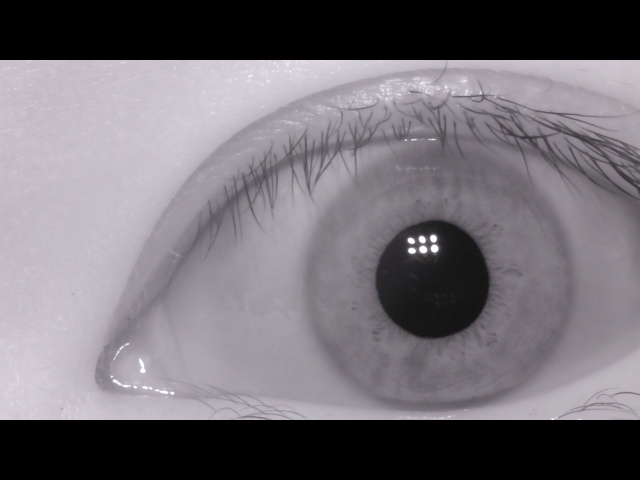
#> input picture photo/3/L/1.jpeg, 640 x 480 px, found by its file name
$ python Normalize.py
#> lines starting #> are read from the running program, lines starting #| are printed output that depends on the picture; after the words box and inside, x2 and y2 are one past the last pixel; in counts of white or black regions, pixels touching at a corner belong together
### IOCircle.py
"""
 作者：pengmenghao
 日期：2021年7月13日
 """
import cv2
import matplotlib.pyplot as plt
from function.innerCircle import innerCircle
from function.outerCircle import outerCircle
from function.visualization import displayCircle

img_path = './photo/5/L/1.jpeg'
img = cv2.imread(img_path, 0)
#> img: shape (480, 640); min 0, max 255, mean 113.1
inner = innerCircle(img)
#> in innerCircle, `ret, img = cv2.threshold(img, 50, 255, cv2.THRESH_BINARY)`:
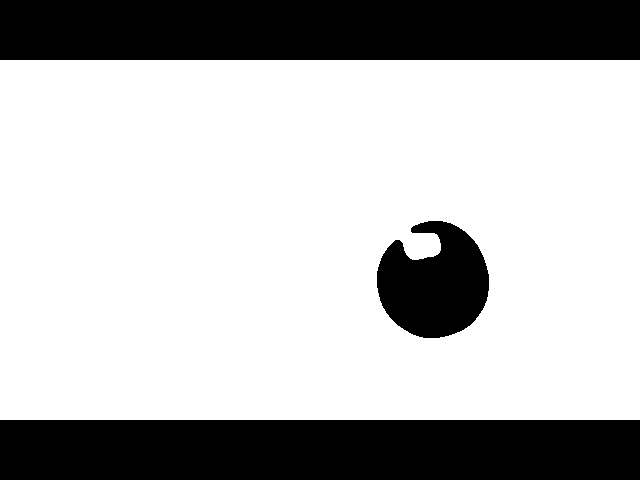
#> img: shape (480, 640); 72% white; 3 black regions, box (x1, y1, x2, y2) and area: (0, 0, 640, 60) 38400, (0, 420, 640, 480) 38400, (377, 221, 489, 338) 9284
#> in innerCircle, `circles = cv2.HoughCircles(img, cv2.HOUGH_GRADIENT, 2, 5, param1=110, ..`: circles = 73 rows, first 8: [429, 279, 58.4], [419, 283, 68.8], [433, 285, 53.4], [437, 277, 61.4], [435, 269, 48.2], [423, 279, 48], [409, 287, 79.4], [443, 275, 67.6]
#> in innerCircle, `circles = np.int16(np.around(circles))`: circles = 73 rows, first 8: [429, 279, 58], [419, 283, 69], [433, 285, 53], [437, 277, 61], [435, 269, 48], [423, 279, 48], [409, 287, 79], [443, 275, 68]
#> inner = [429, 279, 61]
outer = outerCircle(img, inner)
#> in outerCircle, `clip_img = img[(inner[1] - inner[2]): (inner[1] + inner[2]), :]`:
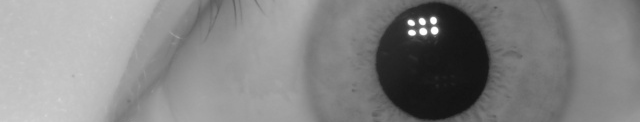
#> clip_img: shape (122, 640); min 18, max 255, mean 132.3
#> in outerCircle, `clip_img = cv2.equalizeHist(clip_img)`:
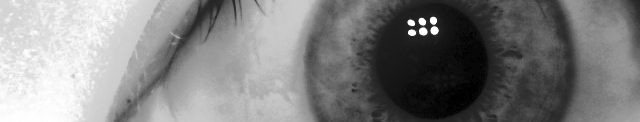
#> clip_img: shape (122, 640); min 0, max 255, mean 128.9
#> in outerCircle, `circles = cv2.HoughCircles(clip_img, cv2.HOUGH_GRADIENT, 2, 5, param1=..`: circles = 480 rows, first 8: [447, 65, 128], [325, 113, 173], [439, 67, 136.4], [433, 67, 129.6], [309, 119, 189.8], [335, 115, 182.6], [331, 111, 166.8], [247, 103, 125.8]
#> in outerCircle, `circles = np.int16(np.around(circles))`: circles = 480 rows, first 8: [447, 65, 128], [325, 113, 173], [439, 67, 136], [433, 67, 130], [309, 119, 190], [335, 115, 183], [331, 111, 167], [247, 103, 126]
#> in outerCircle, `distance = np.zeros(len(circles[0]))`: distance = 480 values from 0 to 0
#> the loop in outerCircle, `for index, value in enumerate(circles[0, :]):` made 480 passes
#> value on passes 1 to 3: [447, 283, 128], [325, 331, 173], [439, 285, 136]
#> after the loop in outerCircle, `for index, value in enumerate(circles[0, :]):`: distance = 480 values, max 423.2 at index 450, min 5.66 at index 149, mean 104.6
#> in outerCircle, `best_fit = circles[0][np.argmin(distance)]`: best_fit = [425, 275, 123]
#> outer = [425, 275, 123]
cimg = displayCircle(img, outer[0], outer[1], outer[2], inner[0], inner[1], inner[2])
#> in displayCircle, `cv2.circle(cimg, (outer_x, outer_y), outer_r, (0, 255, 0), 1)`:
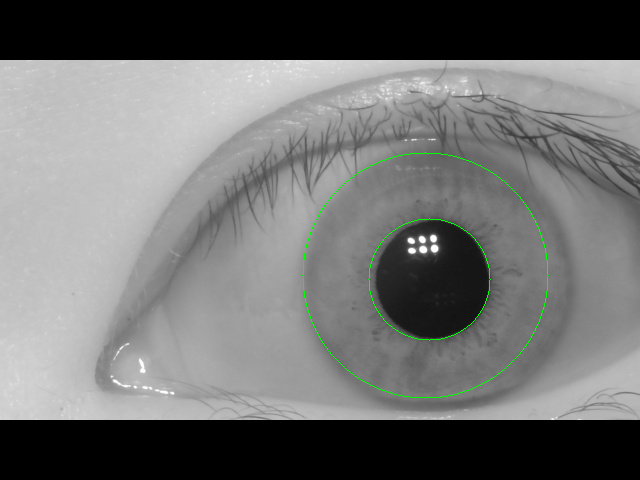
#> cimg: shape (480, 640, 3); mean B, G, R 112.8, 113.6, 112.8
#> in displayCircle, `cv2.circle(cimg, (inner_x, inner_y), 2, (0, 0, 255), 3)`: cimg: shape (480, 640, 3); 0.01% of pixels changed, all inside (x1, y1, x2, y2) = (425, 275, 434, 284)
#> in displayCircle, `cv2.circle(cimg, (outer_x, outer_y), 2, (0, 0, 255), 3)`: cimg: shape (480, 640, 3); mean B, G, R 112.8, 113.6, 112.8
plt.imshow(cimg)
plt.show()

### function/innerCircle.py
import numpy as np
import cv2


def innerCircle(img):
    """
    内圆检测
    :param img: cv2.imread() numpy.ndarrdy
    :return: 瞳孔霍夫圆参数 numpy.ndarray [x, y, r]
    """

    img = cv2.medianBlur(img, 11)
    ret, img = cv2.threshold(img, 50, 255, cv2.THRESH_BINARY)

    # [6 lines of commented-out code are left out]

    circles = cv2.HoughCircles(img, cv2.HOUGH_GRADIENT, 2, 5,
                               param1=110, param2=20, minRadius=20, maxRadius=130)
    circles = np.int16(np.around(circles))
    circles[0, :, 2] += 3

    return circles[0][0]

### function/outerCircle.py
import numpy as np
import cv2


def outerCircle(img, inner):
    """
    外圆检测，需要先进行内圆检测
    :param img: cv2.imread() numpy.ndarrdy
    :param inner: 调用innerCircle()的返回值，瞳孔霍夫圆参数 numpy.ndarray [x, y, r]
    :return: 虹膜外边缘霍夫圆参数 numpy.ndarray [x, y, r]
    """

    clip_img = img[(inner[1] - inner[2]): (inner[1] + inner[2]), :]
    clip_img = cv2.equalizeHist(clip_img)
    clip_img = cv2.GaussianBlur(clip_img, (9, 9), 0)
    clip_img = cv2.medianBlur(clip_img, 9)

    # 参数minRadius2.0和maxRadius4可根据内外圆半径比值大小进行调节
    # TODO：在界面中设置滑块，实时调节内外圆半径比值参数
    circles = cv2.HoughCircles(clip_img, cv2.HOUGH_GRADIENT, 2, 5,
                               param1=30, param2=20, minRadius=int(inner[2] * 2.0), maxRadius=int(inner[2] * 4))
    circles = np.int16(np.around(circles))
    circles[0, :, 1] += inner[1] - inner[2]

    distance = np.zeros(len(circles[0]))
    for index, value in enumerate(circles[0, :]):
        distance[index] = np.linalg.norm(np.array((inner[0], inner[1])) - np.array((value[0], value[1])))
    best_fit = circles[0][np.argmin(distance)]
    return best_fit

### function/visualization.py
import cv2


def displayCircle(img, outer_x, outer_y, outer_r, inner_x, inner_y, inner_r):
    cimg = cv2.cvtColor(img, cv2.COLOR_GRAY2BGR)
    cv2.circle(cimg, (inner_x, inner_y), inner_r, (0, 255, 0), 1)
    cv2.circle(cimg, (outer_x, outer_y), outer_r, (0, 255, 0), 1)
    cv2.circle(cimg, (inner_x, inner_y), 2, (0, 0, 255), 3)
    cv2.circle(cimg, (outer_x, outer_y), 2, (0, 0, 255), 3)
    # cv2.imshow('detected circles', cimg)
    # cv2.waitKey(0)
    # cv2.destroyAllWindows()
    return cimg

### function/normalize.py
import numpy as np


def normalize(image, x_iris, y_iris, r_iris, x_pupil, y_pupil, r_pupil,
              radpixels, angulardiv):
    """
    Description:
        Normalize iris region by unwraping the circular region into a rectangular
        block of constant dimensions.
    Input:
        image		- Input iris image.
        x_iris		- x-coordinate of the circle defining the iris boundary.
        y_iris		- y-coordinate of the circle defining the iris boundary.
        r_iris		- Radius of the circle defining the iris boundary.
        x_pupil		- x-coordinate of the circle defining the pupil boundary.
        y_pupil		- y-coordinate of the circle defining the pupil boundary.
        r_pupil		- Radius of the circle defining the pupil boundary.
        radpixels	- Radial resolution (vertical dimension).
        angulardiv	- Angular resolution (horizontal dimension).
    Output:
        polar_array	- Normalized form of the iris region.
        polar_noise	- Normalized form of the noise region.
    """
    radiuspixels = radpixels + 2
    angledivisions = angulardiv - 1

    r = np.arange(radiuspixels)
    theta = np.linspace(0, 2 * np.pi, angledivisions + 1)

    # Calculate displacement of pupil center from the iris center
    ox = x_pupil - x_iris
    oy = y_pupil - y_iris

    if ox <= 0:
        sgn = -1
    elif ox > 0:
        sgn = 1

    if ox == 0 and oy > 0:
        sgn = 1

    a = np.ones(angledivisions + 1) * (ox ** 2 + oy ** 2)

    # Need to do something for ox = 0
    if ox == 0:
        phi = np.pi / 2
    else:
        phi = np.arctan(oy / ox)

    b = sgn * np.cos(np.pi - phi - theta)

    # Calculate radius around the iris as a function of the angle
    r = np.sqrt(a) * b + np.sqrt(a * b ** 2 - (a - r_iris ** 2))
    r = np.array([r - r_pupil])

    rmat = np.dot(np.ones([radiuspixels, 1]), r)

    rmat = rmat * np.dot(np.ones([angledivisions + 1, 1]),
                         np.array([np.linspace(0, 1, radiuspixels)])).transpose()
    rmat = rmat + r_pupil

    # Exclude values at the boundary of the pupil iris border, and the iris scelra border
    # as these may not correspond to areas in the iris region and will introduce noise.
    # ie don't take the outside rings as iris data.
    rmat = rmat[1: radiuspixels - 1, :]

    # Calculate cartesian location of each data point around the circular iris region
    xcosmat = np.dot(np.ones([radiuspixels - 2, 1]), np.array([np.cos(theta)]))
    xsinmat = np.dot(np.ones([radiuspixels - 2, 1]), np.array([np.sin(theta)]))

    xo = rmat * xcosmat
    yo = rmat * xsinmat

    xo = x_pupil + xo
    xo = np.round(xo).astype(int)
    coords = np.where(xo >= image.shape[1])
    xo[coords] = image.shape[1] - 1
    coords = np.where(xo < 0)
    xo[coords] = 0

    yo = y_pupil - yo
    yo = np.round(yo).astype(int)
    coords = np.where(yo >= image.shape[0])
    yo[coords] = image.shape[0] - 1
    coords = np.where(yo < 0)
    yo[coords] = 0

    # [6 lines of commented-out code are left out]

    polar_array = image[yo, xo]
    polar_array = polar_array / 255

    # Create noise array with location of NaNs in polar_array
    polar_noise = np.zeros(polar_array.shape)
    coords = np.where(np.isnan(polar_array))
    polar_noise[coords] = 1

    # Get rid of outling points in order to write out the circular pattern
    image[yo, xo] = 255

    # Get pixel coords for circle around iris
    x, y = circlecoords([x_iris, y_iris], r_iris, image.shape)
    image[y, x] = 255

    # Get pixel coords for circle around pupil
    xp, yp = circlecoords([x_pupil, y_pupil], r_pupil, image.shape)
    image[yp, xp] = 255

    # Replace NaNs before performing feature encoding
    coords = np.where((np.isnan(polar_array)))
    polar_array2 = polar_array
    polar_array2[coords] = 0.5
    avg = np.sum(polar_array2) / (polar_array.shape[0] * polar_array.shape[1])
    polar_array[coords] = avg

    return polar_array, polar_noise.astype(bool)


def circlecoords(c, r, imgsize, nsides=600):
    """
    Description:
        Find the coordinates of a circle based on its centre and radius.
    Input:
        c   	- Centre of the circle.
        r  		- Radius of the circle.
        imgsize - Size of the image that the circle will be plotted onto.
        nsides 	- Number of sides of the convex-hull bodering the circle
                  (default as 600).
    Output:
        x,y     - Circle coordinates.
    """
    a = np.linspace(0, 2 * np.pi, 2 * nsides + 1)
    xd = np.round(r * np.cos(a) + c[0])
    yd = np.round(r * np.sin(a) + c[1])

    #  Get rid of values larger than image
    xd2 = xd
    coords = np.where(xd >= imgsize[1])
    xd2[coords[0]] = imgsize[1] - 1
    coords = np.where(xd < 0)
    xd2[coords[0]] = 0

    yd2 = yd
    coords = np.where(yd >= imgsize[0])
    yd2[coords[0]] = imgsize[0] - 1
    coords = np.where(yd < 0)
    yd2[coords[0]] = 0

    x = np.round(xd2).astype(int)
    y = np.round(yd2).astype(int)
    return x, y

### Normalize.py
"""
 作者：pengmenghao
 日期：2021年7月13日
 """
from IOCircle import outer, inner
from function.normalize import normalize
import cv2
import matplotlib.pyplot as plt


# 成比例调节
height = 40
width = 512

img_path = './photo/5/L/1.jpeg'
img = cv2.imread(img_path, 0)
polar_array, polar_noise = normalize(img, outer[0], outer[1], outer[2], inner[0], inner[1], inner[2], height, width)
#> in normalize, `ox = x_pupil - x_iris`: ox = 4
#> in normalize, `a = np.ones(angledivisions + 1) * (ox ** 2 + oy ** 2)`: a = 512 values from 32 to 32
#> in normalize, `phi = np.arctan(oy / ox)`: phi = 0.785
#> in normalize, `b = sgn * np.cos(np.pi - phi - theta)`: b = 512 values, max 1 at index 192, min -1 at index 447, mean -0.00138
#> in normalize, `r = np.sqrt(a) * b + np.sqrt(a * b ** 2 - (a - r_iris ** 2))`: r = 512 values, max 128.7 at index 192, min 117.3 at index 447, mean 122.9
#> in normalize, `yo = rmat * xsinmat`:
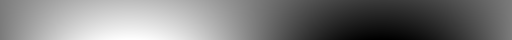
#> yo: shape (40, 512) float64; min -117.6, max 125.4, mean 1; drawn with min black and max white
#> in normalize, `coords = np.where(xo >= image.shape[1])`: coords = (empty array, empty array)
#> in normalize, `image[yo, xo] = 255`:
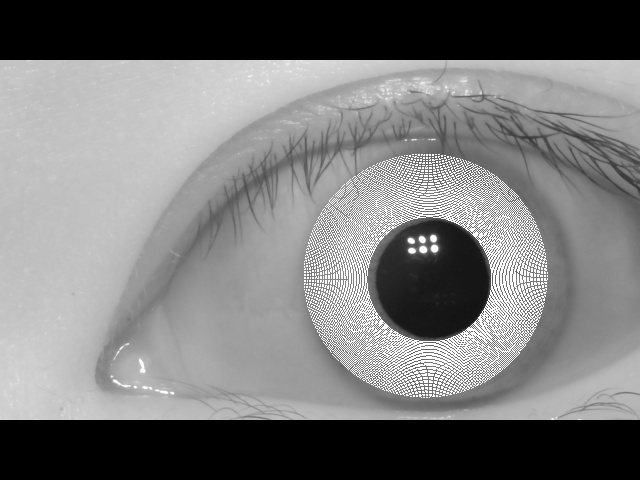
#> image: shape (480, 640); min 0, max 255, mean 121.9
#> in circlecoords, `xd = np.round(r * np.cos(a) + c[0])`: xd = 1201 values, max 548 at index 0, min 302 at index 583, mean 425.1
#> in circlecoords, `yd = np.round(r * np.sin(a) + c[1])`: yd = 1201 values, max 398 at index 283, min 152 at index 883, mean 275
#> in circlecoords, `xd2 = xd`: xd2 has the same summary as xd
#> in circlecoords, `coords = np.where(xd >= imgsize[1])`: coords = (empty array,)
#> in circlecoords, `yd2 = yd`: yd2 has the same summary as yd
#> in circlecoords, `x = np.round(xd2).astype(int)`: x has the same summary as xd
#> in circlecoords, `y = np.round(yd2).astype(int)`: y has the same summary as yd
#> in normalize, `x, y = circlecoords([x_iris, y_iris], r_iris, image.shape)`: x has the same summary as xd in circlecoords; y has the same summary as yd in circlecoords
#> in normalize, `xp, yp = circlecoords([x_pupil, y_pupil], r_pupil, image.shape)`: xp = 1201 values, max 490 at index 0, min 368 at index 576, mean 429; yp = 1201 values, max 340 at index 276, min 218 at index 876, mean 279
#> in normalize, `image[yp, xp] = 255`:
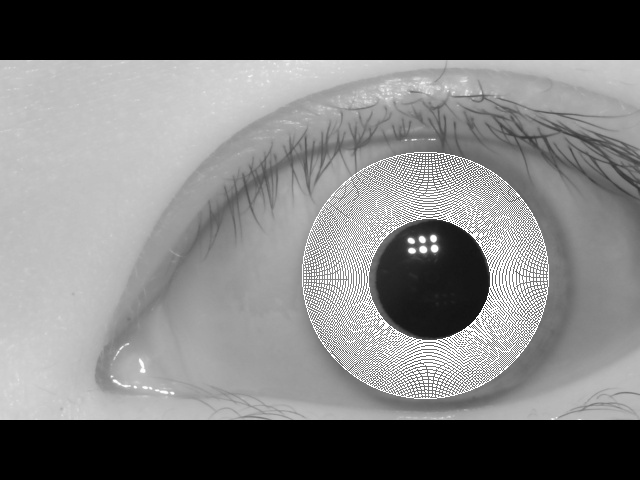
#> image: shape (480, 640); min 0, max 255, mean 122.5
#> in normalize, `avg = np.sum(polar_array2) / (polar_array.shape[0] * polar_array.shape..`: avg = 0.46
#> polar_noise: shape (40, 512) bool; every value is 0
plt.imshow(polar_array, cmap='gray')
plt.show()

$ run again, with photo/3/L/8.jpeg copied over photo/3/L/1.jpeg
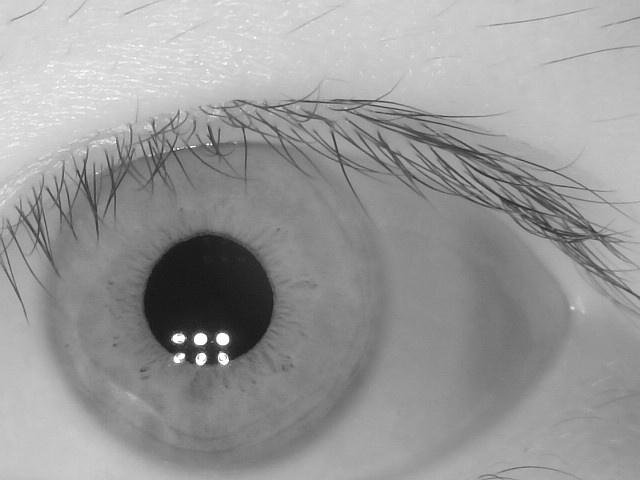
#> input picture photo/3/L/8.jpeg, 640 x 480 px, found by its file name
#> img is the input picture: shape (480, 640); min 21, max 255, mean 153.2
#> in innerCircle, `ret, img = cv2.threshold(img, 50, 255, cv2.THRESH_BINARY)`:
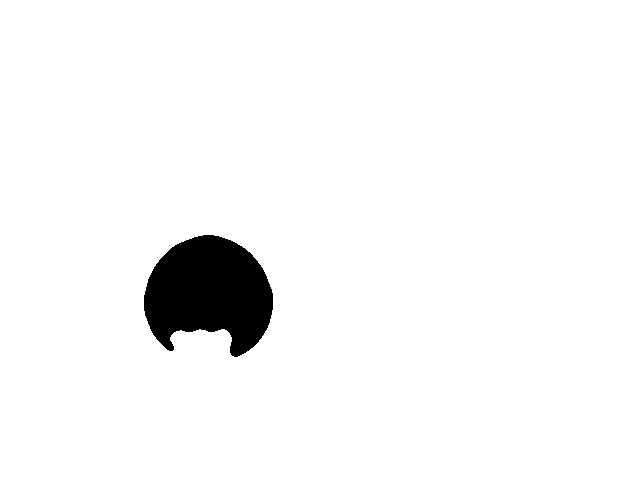
#> img: shape (480, 640); 96.4% white; 1 black region, box (x1, y1, x2, y2) and area: (144, 235, 273, 357) 11067
#> in innerCircle, `circles = cv2.HoughCircles(img, cv2.HOUGH_GRADIENT, 2, 5, param1=110, ..`: circles = 74 rows, first 8: [205, 301, 66.6], [201, 305, 71.2], [211, 301, 60.8], [217, 307, 74.6], [209, 295, 59.2], [195, 311, 79.6], [207, 287, 52.6], [217, 313, 79.4]
#> in innerCircle, `circles = np.int16(np.around(circles))`: circles = 74 rows, first 8: [205, 301, 67], [201, 305, 71], [211, 301, 61], [217, 307, 75], [209, 295, 59], [195, 311, 80], [207, 287, 53], [217, 313, 79]
#> inner = [205, 301, 70]
#> in outerCircle, `circles = cv2.HoughCircles(clip_img, cv2.HOUGH_GRADIENT, 2, 5, param1=..`: circles = 1042 rows, first 8: [207, 47, 156.2], [435, 133, 147], [439, 129, 141.2], [169, 5, 165.2], [211, 133, 141.8], [429, 131, 150.6], [159, 13, 153], [433, 139, 151.8]
#> in outerCircle, `circles = np.int16(np.around(circles))`: circles = 1042 rows, first 8: [207, 47, 156], [435, 133, 147], [439, 129, 141], [169, 5, 165], [211, 133, 142], [429, 131, 151], [159, 13, 153], [433, 139, 152]
#> in outerCircle, `distance = np.zeros(len(circles[0]))`: distance = 1042 values from 0 to 0
#> the loop in outerCircle, `for index, value in enumerate(circles[0, :]):` made 1042 passes
#> value on passes 1 to 3: [207, 278, 156], [435, 364, 147], [439, 360, 141]
#> after the loop in outerCircle, `for index, value in enumerate(circles[0, :]):`: distance = 1042 values, max 438.3 at index 933, min 2.24 at index 18, mean 159.4
#> best_fit = [207, 300, 161]
#> ox = -2
#> oy = 1
#> a = 512 values from 5 to 5
#> phi = -0.464
#> b = 512 values, max 1 at index 38, min -1 at index 293, mean 0.00175
#> r = 512 values, max 163.2 at index 38, min 158.8 at index 293, mean 161
#> in normalize, `coords = np.where(xo >= image.shape[1])`: coords = (empty array, empty array)
#> xd = 1201 values, max 368 at index 0, min 46 at index 585, mean 207.1
#> yd = 1201 values, max 461 at index 285, min 139 at index 885, mean 300
#> xd2 has the same summary as xd
#> in circlecoords, `coords = np.where(xd >= imgsize[1])`: coords = (empty array,)
#> yd2 has the same summary as yd
#> in circlecoords, `x = np.round(xd2).astype(int)`: x has the same summary as xd
#> in circlecoords, `y = np.round(yd2).astype(int)`: y has the same summary as yd
#> in normalize, `x, y = circlecoords([x_iris, y_iris], r_iris, image.shape)`: x has the same summary as xd in circlecoords; y has the same summary as yd in circlecoords
#> xp = 1201 values, max 275 at index 0, min 135 at index 578, mean 205.1; yp = 1201 values, max 371 at index 278, min 231 at index 878, mean 301
#> in normalize, `image[yp, xp] = 255`:
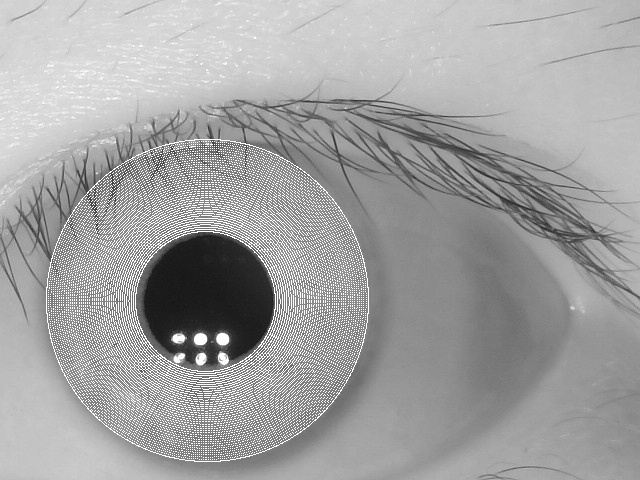
#> image: shape (480, 640); min 21, max 255, mean 162.1
#> avg = 0.506
#> polar_noise: shape (40, 512) bool; every value is 0
